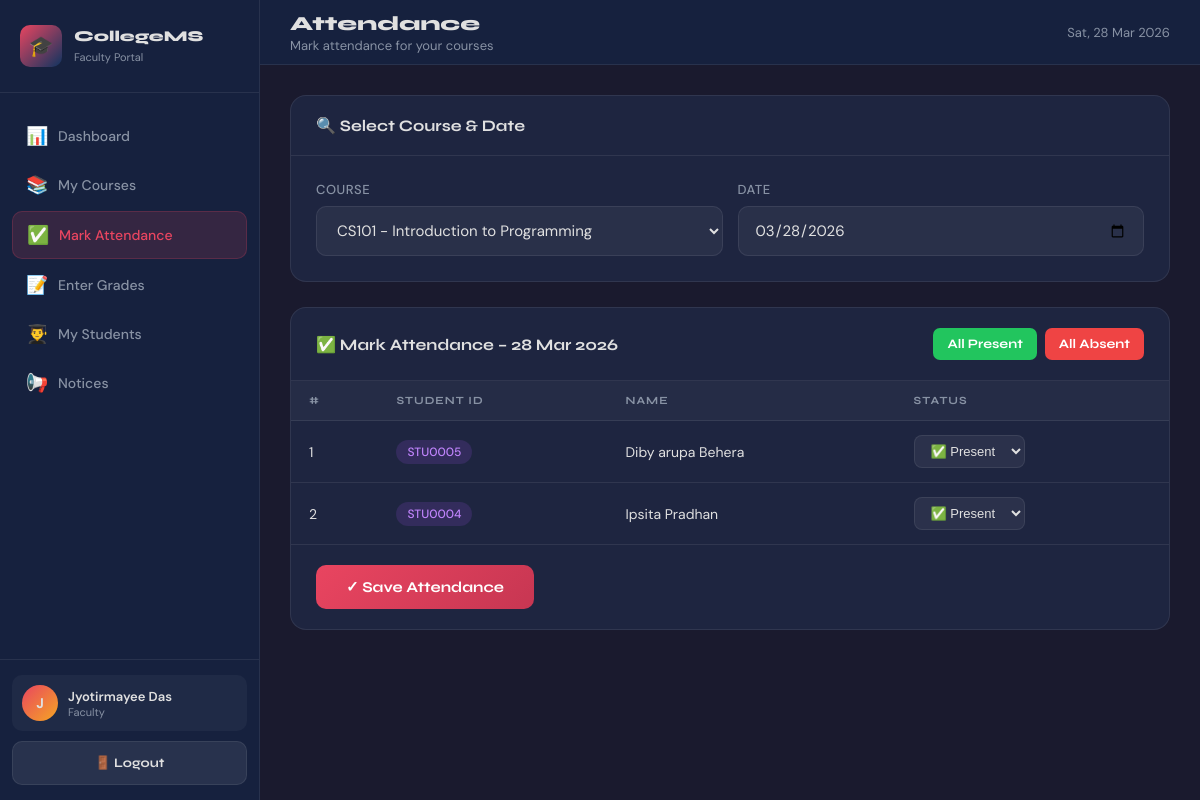
Screenshot of /faculty/attendance.php?course_id=1 (signed in) with the database file from the repository.
### tables this page shows
CREATE TABLE students (
  id INT AUTO_INCREMENT PRIMARY KEY,
  user_id INT NULL,
  student_id VARCHAR(20) NOT NULL UNIQUE,
  name VARCHAR(100) NOT NULL,
  email VARCHAR(100) NOT NULL UNIQUE,
  phone VARCHAR(20),
  dob DATE,
  gender ENUM('Male','Female','Other'),
  address TEXT,
  department_id INT NULL,
  semester INT NOT NULL DEFAULT 1,
  admission_year YEAR,
  status ENUM('Active','Inactive','Graduated') NOT NULL DEFAULT 'Active',
  photo VARCHAR(255),
  created_at TIMESTAMP DEFAULT CURRENT_TIMESTAMP,
  CONSTRAINT fk_students_user FOREIGN KEY (user_id) REFERENCES users(id) ON DELETE SET NULL,
  CONSTRAINT fk_students_dept FOREIGN KEY (department_id) REFERENCES departments(id) ON DELETE SET NULL,
  INDEX idx_students_dept (department_id),
  INDEX idx_students_status (status)
);

### includes/auth.php (called while the page is built, shortened)
<?php
function e($value): string {
    return htmlspecialchars((string)$value, ENT_QUOTES, 'UTF-8');
}
?>

### faculty/attendance.php (the view, shortened to what this page needs)
<?php
require_once '../includes/db.php';
require_once '../includes/auth.php';
$user_id = (int)($_SESSION['user_id'] ?? 0);
$stmt = mysqli_prepare($conn, "SELECT id FROM faculty WHERE user_id=? LIMIT 1");
mysqli_stmt_bind_param($stmt, "i", $user_id);
mysqli_stmt_execute($stmt);
$faculty = mysqli_fetch_assoc(mysqli_stmt_get_result($stmt));
$faculty_pk = (int)$faculty['id'];
$stmt = mysqli_prepare($conn, "SELECT id, course_code, course_name FROM courses WHERE faculty_id=? ORDER BY course_code");
mysqli_stmt_bind_param($stmt, "i", $faculty_pk);
mysqli_stmt_execute($stmt);
$crs = mysqli_stmt_get_result($stmt);
$courses_arr = [];
while ($c = mysqli_fetch_assoc($crs)) $courses_arr[] = $c;
$selected_course = (int)($_GET['course_id'] ?? 0);
$selected_date   = (string)($_GET['date'] ?? date('Y-m-d'));
$students_list = [];
if ($selected_course > 0) {
    $stmt = mysqli_prepare($conn, "SELECT id FROM courses WHERE id=? AND faculty_id=? LIMIT 1");
    mysqli_stmt_bind_param($stmt, "ii", $selected_course, $faculty_pk);
    mysqli_stmt_execute($stmt);
    $ok = mysqli_fetch_assoc(mysqli_stmt_get_result($stmt));
    if ($ok) {
        $stmt = mysqli_prepare($conn, "
            SELECT s.id, s.student_id, s.name,
                   COALESCE(a.status, 'Not Marked') AS att_status
            FROM enrollments e
            JOIN students s ON e.student_id = s.id
            LEFT JOIN attendance a
                ON a.student_id = s.id AND a.course_id = ? AND a.date = ?
            WHERE e.course_id = ? AND s.status='Active'
            ORDER BY s.name
        ");
        mysqli_stmt_bind_param($stmt, "isi", $selected_course, $selected_date, $selected_course);
        mysqli_stmt_execute($stmt);
        $rs = mysqli_stmt_get_result($stmt);
        while ($r = mysqli_fetch_assoc($rs)) $students_list[] = $r;
    } else {
        $selected_course = 0;
    }
}
?>
<!DOCTYPE html>
<html lang="en">
<head>
  <link rel="stylesheet" href="../css/style.css">
</head>
<body>
<div class="dashboard-layout">
  <aside class="sidebar" id="sidebar">
    <div class="sidebar-header"><div class="logo-icon">🎓</div><div><h3>CollegeMS</h3><span>Faculty Portal</span></div></div>
    <nav class="sidebar-nav">
      <a href="dashboard.php"  class="nav-link"><span class="nav-icon">📊</span> Dashboard</a>
      <a href="my_courses.php" class="nav-link"><span class="nav-icon">📚</span> My Courses</a>
      <a href="attendance.php" class="nav-link active"><span class="nav-icon">✅</span> Mark Attendance</a>
      <a href="grades.php"     class="nav-link"><span class="nav-icon">📝</span> Enter Grades</a>
      <a href="students.php"   class="nav-link"><span class="nav-icon">👨‍🎓</span> My Students</a>
      <a href="notices.php"    class="nav-link"><span class="nav-icon">📢</span> Notices</a>
    </nav>
    <div class="sidebar-footer">
      <div class="user-info">
        <div class="user-avatar"><?= e(strtoupper(substr($_SESSION['user_name'] ?? 'F', 0, 1))) ?></div>
        <div><div class="user-name"><?= e($_SESSION['user_name'] ?? 'Faculty') ?></div><div class="user-role">Faculty</div></div>
      </div>
      <a href="logout.php" class="btn btn-secondary" style="width:100%; font-size:13px;">🚪 Logout</a>
    </div>
  </aside>
  <div class="main-content">
    <header class="topbar">
      <div style="display:flex; align-items:center; gap:15px;">
        <div class="topbar-title"><h1>Attendance</h1><p>Mark attendance for your courses</p></div>
      </div>
      <div class="topbar-right"><div style="font-size:13px; color:var(--text-muted)"><?= date('D, d M Y') ?></div></div>
    </header>
    <div class="page-content">
      <div class="card" style="margin-bottom:25px;">
        <div class="card-header"><h3>🔍 Select Course & Date</h3></div>
        <div class="card-body">
          <form method="GET" style="display:flex; gap:15px; flex-wrap:wrap; align-items:flex-end;">
            <div class="form-group" style="margin:0; flex:1; min-width:220px;">
              <label>Course</label>
              <select name="course_id" onchange="this.form.submit()">
                <?php foreach ($courses_arr as $c): ?>
                <option value="<?= (int)$c['id'] ?>" <?= $selected_course === (int)$c['id'] ? 'selected' : '' ?>>
                  <?= e($c['course_code'].' - '.$c['course_name']) ?>
                </option>
                <?php endforeach; ?>
              </select>
            </div>
            <div class="form-group" style="margin:0; flex:1; min-width:160px;">
              <label>Date</label>
              <input type="date" name="date" value="<?= e($selected_date) ?>" onchange="this.form.submit()">
            </div>
          </form>
        </div>
      </div>
      <?php if ($selected_course && $students_list): ?>
      <div class="card">
        <div class="card-header">
          <h3>✅ Mark Attendance – <?= date('d M Y', strtotime($selected_date)) ?></h3>
          <div style="display:flex; gap:8px;">
            <button type="button" onclick="setAll('Present')" class="btn btn-success btn-sm">All Present</button>
            <button type="button" onclick="setAll('Absent')" class="btn btn-danger btn-sm">All Absent</button>
          </div>
        </div>
        <form method="POST">
          <div class="table-responsive">
            <table>
              <thead><tr><th>#</th><th>Student ID</th><th>Name</th><th>Status</th></tr></thead>
              <tbody>
              <?php $i=1; foreach ($students_list as $s): ?>
                <tr>
                  <td><?= $i++ ?></td>
                  <td><span class="chip chip-purple"><?= e($s['student_id']) ?></span></td>
                  <td><?= e($s['name']) ?></td>
                  <td>
                    <select name="status[<?= (int)$s['id'] ?>]" class="att-select"
                      style="background:rgba(255,255,255,0.06); border:1px solid var(--border); border-radius:8px; padding:7px 12px; color:var(--text); font-size:13px;">
                      <option value="Present" <?= $s['att_status']==='Present' ? 'selected':'' ?>>✅ Present</option>
                    </select>
                  </td>
                </tr>
              <?php endforeach; ?>
              </tbody>
            </table>
          </div>
          <div style="padding:20px 25px; border-top:1px solid var(--border);">
            <button type="submit" name="mark_attendance" class="btn btn-primary" style="width:auto; padding:13px 30px;">
              ✓ Save Attendance
            </button>
          </div>
        </form>
      </div>
      <?php elseif ($selected_course): ?>
        <div class="card"><div class="card-body" style="color:var(--text-muted);">No enrolled students found for this course.</div></div>
      <?php endif; ?>
    </div>
  </div>
</div>
</body>
</html>

### rows the page displays
students: student "STU0005", name "Diby arupa Behera", id "✅ Present"
students: student "STU0004", name "Ipsita Pradhan", id "✅ Present"

### other values shown
substr($_SESSION['user_name'] ?? 'F', 0, 1) "J"
$_SESSION['user_name'] "Jyotirmayee Das"
date('d M Y', strtotime($selected_date)) "28 Mar 2026"
form field course_id "CS101 - Introduction to Programming"
